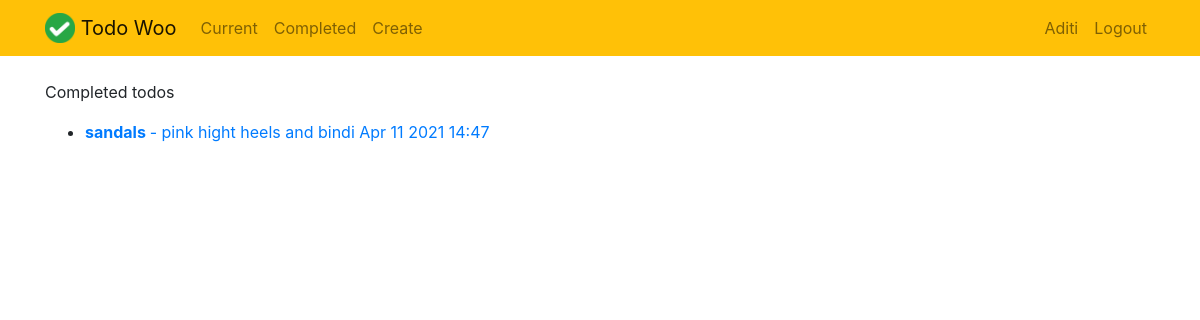
Page /completed/ (signed in) on the committed database.
### todoApp/models.py (models this page shows, shortened)
class Todo(models.Model):
    title=models.CharField(max_length=100)
    memo=models.TextField(blank=True)
    created=models.DateTimeField(auto_now_add=True)
    datecompleted=models.DateTimeField(null=True,blank=True)
    important=models.BooleanField(default=False)
    user=models.ForeignKey(User,on_delete=models.CASCADE)

### todoApp/views.py (the view)
# urls.py: path('completed/',views.completedtodos,name='completedtodos'),
@login_required
def completedtodos(request):
    username = User.get_short_name(request.user)
    todos=Todo.objects.filter(user=request.user,datecompleted__isnull=False).order_by('-datecompleted')
    return render(request,'todoApp/completedtodos.html',{'todos':todos,'username':username})

### todoApp/templates/todoApp/completedtodos.html
{% extends 'todoApp/base.html' %}
{% block content %}
<br>
{% if not todos %}
  Hey {{ username | capfirst }} ! You have  not completed any todos
{% else %}
<p>Completed todos</p>
<ul>
  {%  for todo in todos %}
  <li>
      <a href="{% url 'viewtodo' todo.id %}">
      {% if todo.important %} <b> {% endif %} {{ todo.title }}  {% if todo.important %} </b> {% endif %}
     {% if todo.memo %} - {{todo.memo }} {% endif %}
     {{ todo.datecompleted |date:'M j Y H:i' }}
     </a>
   </li>
  {% endfor %}
  </ul>
{% endif %}
{% endblock %}

### todoApp/templates/todoApp/base.html (shortened to what this page needs)
{% load static %}
<!doctype html>
<html lang="en">
<head>
    <link rel="stylesheet" href="https://stackpath.bootstrapcdn.com/bootstrap/4.4.1/css/bootstrap.min.css">
</head>
<body>
<nav class="navbar navbar-expand-md navbar-light bg-warning ">
<div class="container">
    <a class="navbar-brand" href="">
         <img src="{% static 'todoApp/logo.png' %}" width="30" height="30" class="d-inline-block align-top">
        <span>Todo Woo</span>
    </a>
    <div class="collapse navbar-collapse" id="navbarNav">
    {% if user.is_authenticated %}
        <ul class="navbar-nav mr-auto">
                <li class="nav-item {{ current }}">
                    <a class="nav-link" href="{% url 'currenttodos' %}">Current</a>
                </li>
                <li class="nav-item {{ completed }}">
                    <a class="nav-link" href="{% url 'completedtodos' %}">Completed</a>
                </li>
                <li class="nav-item {{ create }}">
                    <a class="nav-link" href="{% url 'createtodo' %}">Create</a>
                </li>
        </ul>
    {% endif %}
    <ul class="navbar-nav ml-auto">
            {% if user.is_authenticated %}
            <li class="nav-item {{ username }}">
                <a class="nav-link" href="{% url 'userprofile' %}">{{ username | capfirst}}</a>
            </li>
                <li class="nav-item">
                    <a href="#" onclick="$('#signOutBtn').click()" class="nav-link">Logout</a>
                </li>
            {% endif %}
        </ul>
    </div>
</div>
</nav>
<div class="container">
{% block content %}{% endblock %}
</div>
</body>
</html>

### rows in the picture
Todo: title "sandals", memo "pink hight heels and bindi", datecompleted "Apr 11 2021 14:47"

### other values in the picture
{{ username | capfirst }} "Aditi"
